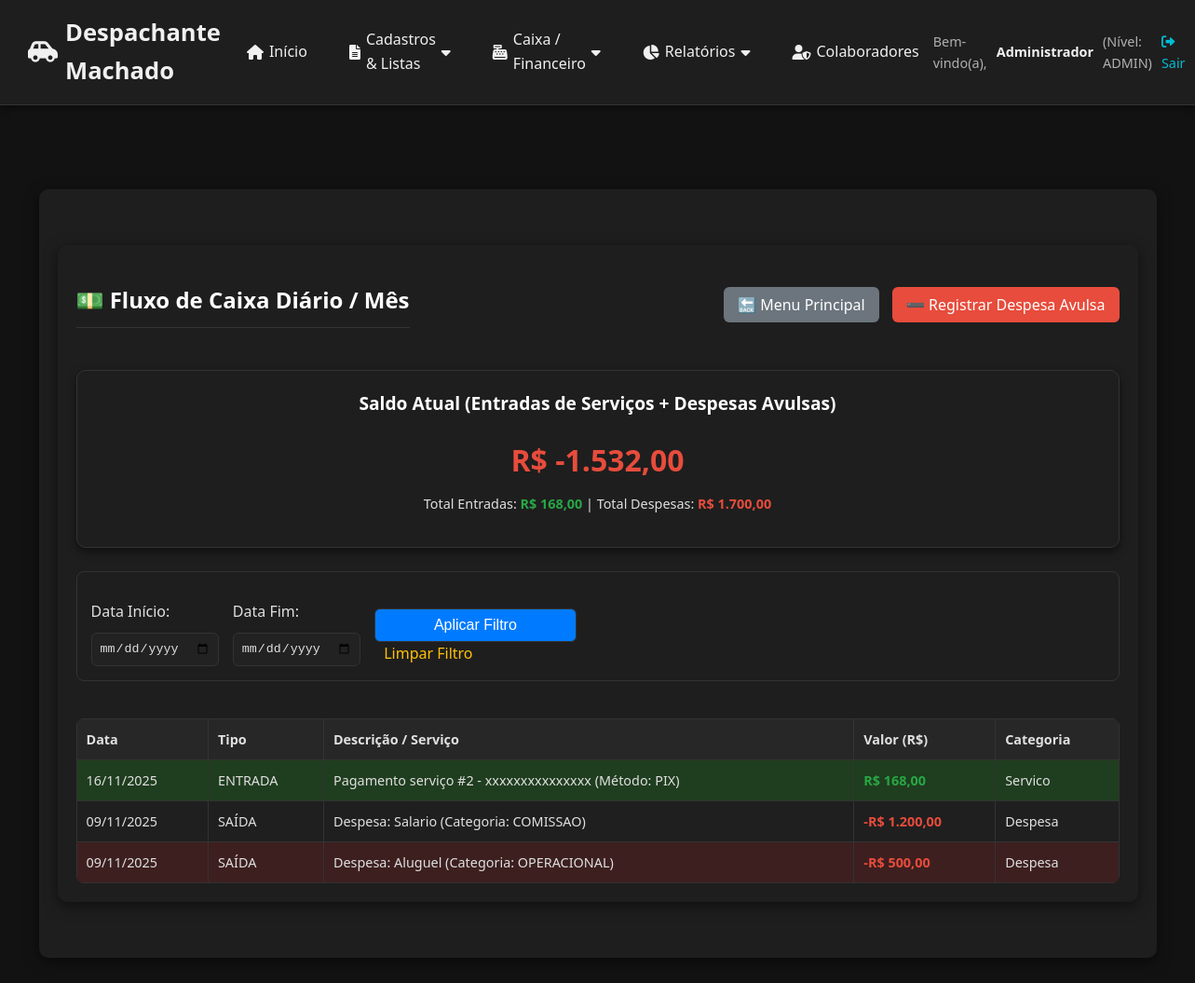
The page /caixa (signed in) on the database its author committed.
### app_web.py (models this page shows)
class MovimentacaoCaixa(db.Model):
    id = db.Column(db.Integer, primary_key=True)
    data = db.Column(db.Date, default=datetime.utcnow)
    tipo = db.Column(db.String(10), nullable=False) # 'Entrada' ou 'Saida'
    valor = db.Column(db.Float, nullable=False)
    descricao = db.Column(db.String(255))
    referencia_id = db.Column(db.Integer) # ID do Servico ou Despesa, se aplicável
    referencia_tipo = db.Column(db.String(20)) # 'Servico' ou 'Despesa'

### app_web.py (the view)
@app.route('/caixa')
@login_required
def visualizar_caixa():
    from datetime import datetime
    start_date = request.args.get('start_date', '')
    end_date = request.args.get('end_date', '')
    query = MovimentacaoCaixa.query
    if start_date:
        try:
            sd = datetime.strptime(start_date, '%Y-%m-%d').date()
            query = query.filter(MovimentacaoCaixa.data >= sd)
        except Exception:
            pass
    if end_date:
        try:
            ed = datetime.strptime(end_date, '%Y-%m-%d').date()
            query = query.filter(MovimentacaoCaixa.data <= ed)
        except Exception:
            pass
    movimentos = query.order_by(MovimentacaoCaixa.data.desc(), MovimentacaoCaixa.id.desc()).all()
    extrato = []
    total_entradas = 0.0
    total_saidas = 0.0
    for m in movimentos:
        if m.referencia_tipo == 'Servico':
            try:
                servico_existente = Servico.query.get(m.referencia_id)
                if not servico_existente:
                    continue # Pula este movimento (ignora o órfão)
            except Exception:
                continue
        tipo_label = 'ENTRADA' if (m.tipo and m.tipo.lower() == 'entrada') else 'SAÍDA'
        valor = float(m.valor or 0.0)
        if tipo_label == 'ENTRADA':
            total_entradas += valor
        else:
            total_saidas += valor
        categoria = m.referencia_tipo or ''
        extrato.append({
            'data': m.data,
            'tipo': tipo_label,
            'descricao': m.descricao or '',
            'valor': valor,
            'categoria': categoria
        })
    saldo_geral = total_entradas - total_saidas
    return render_template(
        'visualizar_caixa.html',
        extrato=extrato,
        total_entradas=total_entradas,
        total_despesas=total_saidas,
        saldo_geral=saldo_geral,
        start_date=start_date,
        end_date=end_date
    )

### app_web.py (called while the page is built)
@app.before_request
def load_user():
    g.user = session.get('nome')
    g.nivel = session.get('nivel_acesso')

@app.template_filter('to_date')
def format_date_filter(value):
    if value is None:
        return ""
    if isinstance(value, str):
        try:
            value = datetime.strptime(value, '%Y-%m-%d').date()
        except ValueError:
            return value
    return value.strftime('%d/%m/%Y') if hasattr(value, 'strftime') else str(value)

@app.template_filter('moeda')
def format_currency_filter(value):
    if value is None:
        return 'R$ 0,00'
    try:
        value_float = float(value)
        return "R$ {:,.2f}".format(value_float).replace(',', 'X').replace('.', ',').replace('X', '.')
    except:
        return value

def login_required(view):
    @wraps(view)
    def wrapped_view(**kwargs):
        if not session.get('logged_in'):
            flash('Você precisa fazer login para acessar esta página.', 'error')
            return redirect(url_for('login'))
        return view(**kwargs)
    return wrapped_view

### templates/visualizar_caixa.html (shortened to what this page needs)
{% extends "base.html" %}
{% block content %}
<div class="content-container">
    <div class="finance-header">
        <h2>💵 Fluxo de Caixa Diário / Mês</h2>
        <div class="action-buttons">
            <a href="{{ url_for('index') }}">🔙 Menu Principal</a>
            <a href="{{ url_for('despesa_form') }}">➖ Registrar Despesa Avulsa</a>
        </div>
    </div>
    {% set saldo_geral = total_entradas - total_despesas %}
    {% set saldo_class = 'saldo-positivo' if saldo_geral > 0 else ('saldo-negativo' if saldo_geral < 0 else 'saldo-zero') %}
    <div class="saldo-box">
        <h3>Saldo Atual (Entradas de Serviços + Despesas Avulsas)</h3>
        <span class="saldo-value {{ saldo_class }}">{{ saldo_geral | moeda }}</span>
        <p style="margin-top: 10px; font-size: 0.9em;">
            Total Entradas: <span class="entrada-value">{{ total_entradas | moeda }}</span> |
            Total Despesas: <span class="saida-value">{{ total_despesas | moeda }}</span>
        </p>
    </div>
    <form method="get" class="filter-form">
        <div class="filter-group">
            <label for="start_date">Data Início:</label>
            <input type="date" id="start_date" name="start_date" value="{{ start_date if start_date else '' }}">
        </div>
        <div class="filter-group">
            <label for="end_date">Data Fim:</label>
            <input type="date" id="end_date" name="end_date" value="{{ end_date if end_date else '' }}">
        </div>
        <div class="filter-group">
            <input type="submit" value="Aplicar Filtro">
            <a href="{{ url_for('visualizar_caixa') }}" class="back-link">Limpar Filtro</a>
        </div>
    </form>
    {% if extrato %}
    <div class="table-responsive">
        <table class="extrato-table table-hover">
            <thead>
                <tr>
                    <th>Data</th>
                    <th>Tipo</th>
                    <th>Descrição / Serviço</th>
                    <th>Valor (R$)</th>
                    <th>Categoria</th>
                </tr>
            </thead>
            <tbody>
                {% for item in extrato %}
                {% set is_entrada = item.tipo == 'ENTRADA' %}
                <tr class="{{ 'entrada-row' if is_entrada else 'saida-row' }}">
                    <td>{{ item.data | to_date }}</td>
                    <td>{{ item.tipo }}</td>
                    <td>{{ item.descricao }}</td>
                    <td class="valor-cell {{ 'entrada-value' if is_entrada else 'saida-value' }}">
                        {% if not is_entrada %}-{% endif %}{{ item.valor | moeda }}
                    </td>
                    <td>{{ item.categoria }}</td>
                </tr>
                {% endfor %}
            </tbody>
        </table>
    </div>
    {% else %}
        <p style="margin-top: 30px;">Nenhuma movimentação encontrada para o período selecionado.</p>
    {% endif %}
</div>
{% endblock %}

### templates/base.html (shortened to what this page needs)
<!DOCTYPE html>
<html lang="pt-br">
<head>
    <link rel="stylesheet" href="https://cdnjs.cloudflare.com/ajax/libs/font-awesome/6.0.0/css/all.min.css"
          onerror="this.onerror=null;this.href='/static/css/fontawesome-fallback.css'">
</head>
<body>
    <header class="header">
        <div class="logo-title">
            <a href="{{ url_for('index') }}">
                <i class="fas fa-car-side"></i> Despachante Machado
            </a>
        </div>
        {% if session.get('logged_in') %}
        <nav class="main-nav">
            <a href="{{ url_for('index') }}" class="nav-link"><i class="fas fa-home"></i> Início</a>
            <div class="dropdown">
                <a href="#" class="nav-link dropdown-toggle">
                    <i class="fas fa-file-alt"></i> Cadastros & Listas <i class="fas fa-caret-down"></i>
                </a>
            </div>
            <div class="dropdown">
                <a href="#" class="nav-link dropdown-toggle">
                    <i class="fas fa-cash-register"></i> Caixa / Financeiro <i class="fas fa-caret-down"></i>
                </a>
            </div>
            <div class="dropdown">
                <a href="#" class="nav-link dropdown-toggle">
                    <i class="fas fa-chart-pie"></i> Relatórios <i class="fas fa-caret-down"></i>
                </a>
            </div>
            {% if session.get('nivel_acesso') == 'ADMIN' %}
            <a href="{{ url_for('colaborador_cadastro') }}" class="nav-link"><i class="fas fa-user-shield"></i> Colaboradores</a>
            {% endif %}
        </nav>
        <div class="user-info">
            Bem-vindo(a), <strong>{{ session.get('nome', 'Usuário') }}</strong>
            (Nível: {{ session.get('nivel_acesso', 'N/A') }})
            <a href="{{ url_for('logout') }}"><i class="fas fa-sign-out-alt"></i> Sair</a>
        </div>
        {% endif %}
    </header>
    <div class="main-content">
        <div class="flash-messages-container">
        </div>
        <div class="content-container">
            {% block content %}{% endblock %}
        </div>
    </div>
</body>
</html>

### templates/base.html (style rules this page uses)
:root { --cor-primaria: #0d6efd; --cor-primaria-escura: #084298; --cor-secundaria: #198754; --cor-alerta: #ffc107; --cor-erro: #dc3545; --cor-fundo: #121212; --cor-container: #1e1e1e; --cor-texto: #f0f0f0; --cor-texto-secundario: #b0b0b0; --cor-hover: #2c2c2c; --cor-borda: #333; --sombra: rgba(0, 0, 0, 0.5); --cor-sucesso: #28a745; --cor-info: #17a2b8; --cor-aviso: #ffc107; --cor-saldo-positivo: #28a745; --cor-saldo-negativo: #e74c3c; --cor-saldo-zero: #ffc107; --cor-pendente: #5c4300; --cor-pendente-texto: #ffdb70; --cor-andamento: #003366; --cor-andamento-texto: #cce0ff; --cor-aguardando: #005662; --cor-aguardando-texto: #b2faff; --cor-concluido: #0f3d1e; --cor-concluido-texto: #9ef5b3; --cor-cancelado: #333; --cor-cancelado-texto: #ccc; --cor-pago: #0f3d1e; --cor-pago-texto: #9ef5b3; --cor-parcial: #5c4300; --cor-parcial-texto: #ffdb70; --cor-a-cobrar: #7a1a1a; --cor-a-cobrar-texto: #ffbdbd; --cor-nao-cobrado: #444; --cor-nao-cobrado-texto: #bbb; --espacamento-xs: 5px; --espacamento-sm: 10px; --espacamento-md: 15px; --espacamento-lg: 20px; --espacamento-xl: 25px; --borda-radius: 6px; --borda-radius-lg: 10px; }
* { box-sizing: border-box; }
body { font-family: 'Segoe UI', Tahoma, Geneva, Verdana, sans-serif; margin: 0; padding: 0; background-color: var(--cor-fundo); color: var(--cor-texto); line-height: 1.6; }
.header { background-color: var(--cor-container); color: var(--cor-texto); padding: 15px 30px; display: flex; justify-content: space-between; align-items: center; box-shadow: 0 2px 8px var(--sombra); position: sticky; top: 0; z-index: 1000; border-bottom: 1px solid var(--cor-borda); }
.logo-title { font-size: 1.6em; font-weight: 600; display: flex; align-items: center; }
.logo-title a { color: var(--cor-texto); text-decoration: none; display: flex; align-items: center; gap: 8px; }
.dropdown { position: relative; display: inline-block; }
.main-nav { display: flex; align-items: center; gap: 15px; }
.nav-link { color: var(--cor-texto); text-decoration: none; padding: 10px 15px; border-radius: var(--borda-radius); display: flex; align-items: center; gap: 6px; transition: background-color 0.2s; }
.user-info { display: flex; align-items: center; font-size: 0.9em; gap: 10px; color: var(--cor-texto-secundario); }
.user-info strong { color: var(--cor-texto); }
.user-info a { color: #00bcd4; text-decoration: none; transition: color 0.2s; }
.main-content { padding: 30px; }
.content-container { background-color: var(--cor-container); padding: 25px 30px; border-radius: var(--borda-radius-lg); box-shadow: 0 4px 15px var(--sombra); max-width: 1200px; margin: 0 auto; }
.flash-messages-container { padding-bottom: 20px; max-width: 1200px; margin: 0 auto; }
h1, h2 { color: var(--cor-texto); border-bottom: 1px solid var(--cor-borda); padding-bottom: 10px; margin-bottom: 20px; font-weight: 600; }
label { display: block; margin-top: 15px; font-weight: 600; color: var(--cor-texto-secundario); }
input, select, textarea { width: 100%; padding: 10px 12px; margin-top: 5px; background-color: #1a1a1a; border: 1px solid var(--cor-borda); border-radius: var(--borda-radius); color: var(--cor-texto); transition: border-color 0.2s; }
.btn, button, input[type="submit"] { background-color: var(--cor-primaria); color: white; padding: 10px 20px; border: none; border-radius: var(--borda-radius); cursor: pointer; margin-top: 20px; font-size: 1em; font-weight: 600; text-decoration: none; display: inline-flex; align-items: center; gap: 8px; transition: background-color 0.2s, transform 0.2s; }

### rows shown on the page
MovimentacaoCaixa: data|to_date "16/11/2025", tipo "ENTRADA", descricao "Pagamento serviço #2 - xxxxxxxxxxxxxxx (Método: PIX)", valor|moeda "R$ 168,00", categoria "Servico"
MovimentacaoCaixa: data|to_date "09/11/2025", tipo "SAÍDA", descricao "Despesa: Salario (Categoria: COMISSAO)", valor|moeda "R$ 1.200,00", categoria "Despesa"
MovimentacaoCaixa: data|to_date "09/11/2025", tipo "SAÍDA", descricao "Despesa: Aluguel (Categoria: OPERACIONAL)", valor|moeda "R$ 500,00", categoria "Despesa"

### other values the page prints
{{ session.get('nome', 'Usuário') }} "Administrador"
{{ session.get('nivel_acesso', 'N/A') }} "ADMIN"
{{ saldo_geral | moeda }} "R$ -1.532,00"
{{ total_entradas | moeda }} "R$ 168,00"
{{ total_despesas | moeda }} "R$ 1.700,00"
